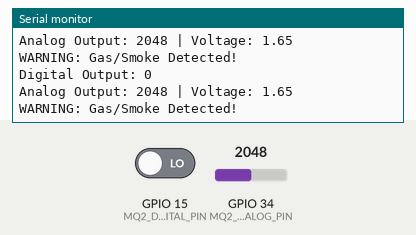
Bench run of a sketch on a simulated ESP32. On the bench: the last lines printed to the serial monitor. The inputs (shaded band) are chosen by the test bench; at power-on: GPIO 34 (MQ2_ANALOG_PIN) = 2048, GPIO 15 (MQ2_DIGITAL_PIN) LOW (analog values on the 0–4095 scale).

Above: at 2.8 s.
2.9 s: GPIO 34 (MQ2_ANALOG_PIN) set to 1933
At 4.9 s:
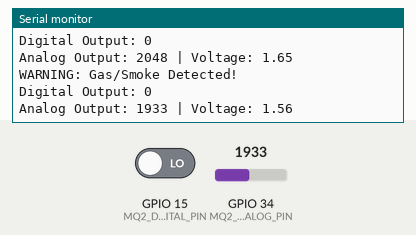
5.6 s: GPIO 15 (MQ2_DIGITAL_PIN) driven HIGH
8.3 s: GPIO 34 (MQ2_ANALOG_PIN) set to 2040
At 10.7 s:
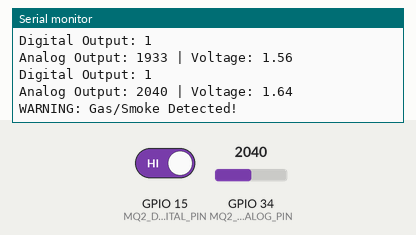
Timing chart, 0 to 12.2 s (numbered marks = the images above; inputs shaded):
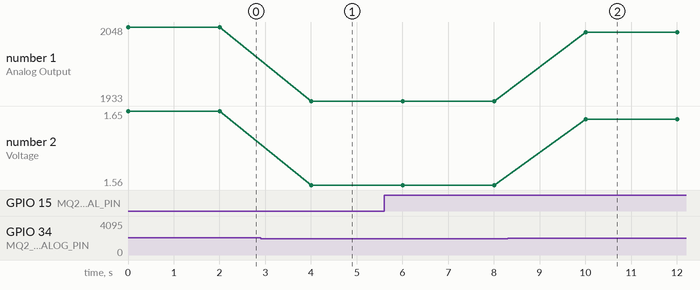

Measured:
- the behaviour switches between 2001 and 2000 on GPIO 34 (MQ2_ANALOG_PIN) (found by bisection; images 0 and 1)
- after the input at 2.9 s, the serial monitor: prints a new line after 1.1 s (image 1)
- after the input at 8.3 s, the serial monitor: prints a new line after 1.7 s (image 2)
- plotted number 1: 2048 → 1933 after the input at 2.9 s, 1933 → 2040 after the input at 8.3 s
- plotted number 2: 1.65 → 1.56 after the input at 2.9 s, 1.56 → 1.64 after the input at 8.3 s

The sketch:

mq2.ino
```cpp
#include <WiFi.h>

#define MQ2_ANALOG_PIN 34  // Analog pin
#define MQ2_DIGITAL_PIN 15 // Digital pin

void setup() {
  Serial.begin(115200);

  pinMode(MQ2_DIGITAL_PIN, INPUT);
  analogReadResolution(12); // 0-4095 for ESP32
}

void loop() {
  // Read digital output
  int digitalValue = digitalRead(MQ2_DIGITAL_PIN);
  Serial.print("Digital Output: ");
  Serial.println(digitalValue); // 1 = no gas, 0 = gas detected

  // Read analog output
  int analogValue = analogRead(MQ2_ANALOG_PIN);
  float voltage = analogValue * (3.3 / 4095.0); // Convert to voltage
  Serial.print("Analog Output: ");
  Serial.print(analogValue);
  Serial.print(" | Voltage: ");
  Serial.println(voltage);

  // Simple threshold logic
  if (analogValue > 2000) { // adjust threshold based on calibration
    Serial.println("WARNING: Gas/Smoke Detected!");
  }

  delay(2000);
}
```
